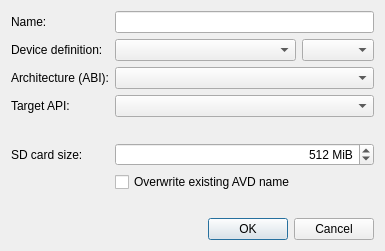
<?xml version="1.0" encoding="UTF-8"?>
<ui version="4.0">
 <class>Android::Internal::AddNewAVDDialog</class>
 <widget class="QDialog" name="Android::Internal::AddNewAVDDialog">
  <property name="geometry">
   <rect>
    <x>0</x>
    <y>0</y>
    <width>800</width>
   </rect>
  </property>
  <property name="windowTitle">
   <string>Create new AVD</string>
  </property>
  <layout class="QVBoxLayout" name="verticalLayout">
   <item>
    <layout class="QGridLayout" name="gridLayout">
     <item row="0" column="0">
      <widget class="QLabel" name="nameLabel">
       <property name="sizePolicy">
        <sizepolicy hsizetype="Fixed" vsizetype="Preferred">
         <horstretch>0</horstretch>
         <verstretch>0</verstretch>
        </sizepolicy>
       </property>
       <property name="text">
        <string>Name:</string>
       </property>
      </widget>
     </item>
     <item row="2" column="0">
      <widget class="QLabel" name="abiLabel">
       <property name="text">
        <string>Architecture (ABI):</string>
       </property>
      </widget>
     </item>
     <item row="5" column="0">
      <widget class="QLabel" name="sdcardSizeLabel">
       <property name="text">
        <string>SD card size:</string>
       </property>
      </widget>
     </item>
     <item row="3" column="0">
      <widget class="QLabel" name="targetApiLabel">
       <property name="text">
        <string>Target API:</string>
       </property>
      </widget>
     </item>
     <item row="1" column="0">
      <widget class="QLabel" name="deviceDefinitionLabel">
       <property name="text">
        <string>Device definition:</string>
       </property>
      </widget>
     </item>
     <item row="2" column="1" colspan="2">
      <widget class="QComboBox" name="abiComboBox"/>
     </item>
     <item row="5" column="1" colspan="2">
      <widget class="QSpinBox" name="sdcardSizeSpinBox">
       <property name="alignment">
        <set>Qt::AlignRight|Qt::AlignTrailing|Qt::AlignVCenter</set>
       </property>
       <property name="suffix">
        <string> MiB</string>
       </property>
       <property name="minimum">
        <number>0</number>
       </property>
       <property name="maximum">
        <number>1000000</number>
       </property>
       <property name="value">
        <number>512</number>
       </property>
      </widget>
     </item>
     <item row="0" column="1" colspan="2">
      <widget class="QLineEdit" name="nameLineEdit"/>
     </item>
     <item row="3" column="1" colspan="2">
      <widget class="QComboBox" name="targetApiComboBox"/>
     </item>
     <item row="1" column="2">
      <widget class="QComboBox" name="deviceDefinitionComboBox"/>
     </item>
     <item row="4" column="1" colspan="2">
      <widget class="Utils::InfoLabel" name="warningText"/>
     </item>
     <item row="1" column="1">
      <widget class="QComboBox" name="deviceDefinitionTypeComboBox">
       <property name="sizePolicy">
        <sizepolicy hsizetype="Minimum" vsizetype="Fixed">
         <horstretch>0</horstretch>
         <verstretch>0</verstretch>
        </sizepolicy>
       </property>
      </widget>
     </item>
     <item row="6" column="1">
      <widget class="QCheckBox" name="overwriteCheckBox">
       <property name="text">
        <string>Overwrite existing AVD name</string>
       </property>
      </widget>
     </item>
    </layout>
   </item>
   <item>
    <spacer name="verticalSpacer">
     <property name="orientation">
      <enum>Qt::Vertical</enum>
     </property>
     <property name="sizeHint" stdset="0">
      <size>
       <width>20</width>
       <height>20</height>
      </size>
     </property>
    </spacer>
   </item>
   <item>
    <widget class="QDialogButtonBox" name="buttonBox">
     <property name="orientation">
      <enum>Qt::Horizontal</enum>
     </property>
     <property name="standardButtons">
      <set>QDialogButtonBox::Cancel|QDialogButtonBox::Ok</set>
     </property>
    </widget>
   </item>
  </layout>
 </widget>
 <customwidgets>
  <customwidget>
   <class>Utils::InfoLabel</class>
   <extends>QLabel</extends>
   <header location="global">utils/infolabel.h</header>
  </customwidget>
 </customwidgets>
 <resources/>
 <connections>
  <connection>
   <sender>buttonBox</sender>
   <signal>accepted()</signal>
   <receiver>Android::Internal::AddNewAVDDialog</receiver>
   <slot>accept()</slot>
   <hints>
    <hint type="sourcelabel">
     <x>222</x>
     <y>134</y>
    </hint>
    <hint type="destinationlabel">
     <x>157</x>
     <y>148</y>
    </hint>
   </hints>
  </connection>
  <connection>
   <sender>buttonBox</sender>
   <signal>rejected()</signal>
   <receiver>Android::Internal::AddNewAVDDialog</receiver>
   <slot>reject()</slot>
   <hints>
    <hint type="sourcelabel">
     <x>245</x>
     <y>140</y>
    </hint>
    <hint type="destinationlabel">
     <x>249</x>
     <y>148</y>
    </hint>
   </hints>
  </connection>
 </connections>
</ui>
